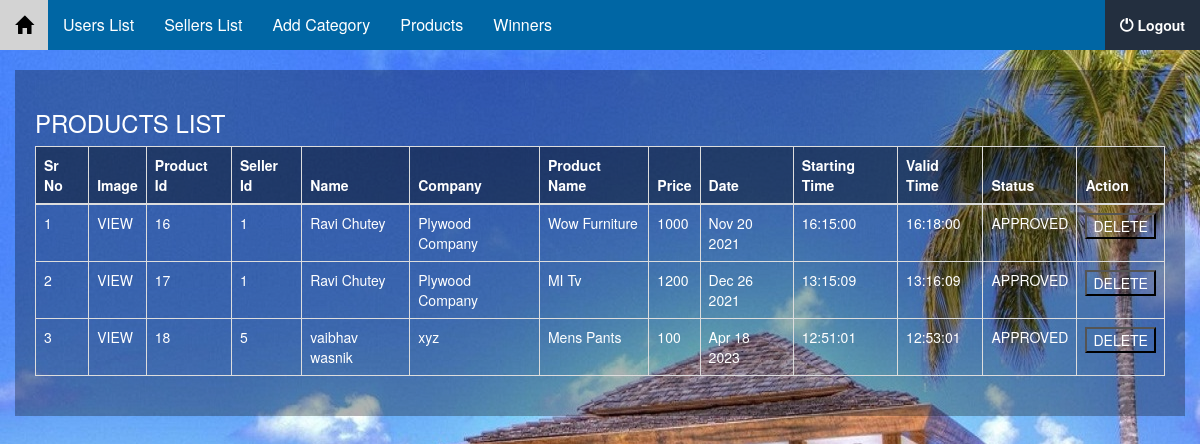
Screenshot of /admin/products.php (signed in) with the database file from the repository.
### tables this page shows
CREATE TABLE IF NOT EXISTS `tbl_products` (
  `product_id` int(11) NOT NULL AUTO_INCREMENT,
  `seller_id` int(11) NOT NULL,
  `name` varchar(55) NOT NULL,
  `company` varchar(55) NOT NULL,
  `category` varchar(55) NOT NULL,
  `pname` varchar(55) NOT NULL,
  `price` varchar(22) NOT NULL,
  `file` varchar(200) NOT NULL,
  `adate` varchar(22) NOT NULL,
  `start` varchar(22) NOT NULL,
  `valid` varchar(22) NOT NULL,
  `pstatus` varchar(22) NOT NULL,
  PRIMARY KEY (`product_id`)
);

### admin/products.php (the view, shortened to what this page needs)
<?php
include('../connect.php');
?>
<!DOCTYPE html>
<html lang="en">
<head>
  <link rel="stylesheet" href="https://maxcdn.bootstrapcdn.com/bootstrap/3.3.7/css/bootstrap.min.css">
</head>
<body>
   <?php
  include('menus.php');
  ?>
  <div class="container-fluid">
   <div class="table-responsive">
    <h3>PRODUCTS LIST</h3>
    <table class="table table-bordered">
      <thead>
        <tr>
          <th>Sr No</th>
          <th>Image</th>
          <th>Product Id</th>
          <th>Seller Id</th>
          <th>Name</th>
          <th>Company</th>
          <th>Product Name</th>
          <th>Price</th>
          <th>Date</th>
          <th>Starting Time</th>
          <th>Valid Time</th>
          <th>Status</th>
          <th>Action</th>
        </tr>
      </thead>
      <?php
      $select = mysqli_query($con,"SELECT * FROM tbl_products ");
      $counter = 1;
      while($row = mysqli_fetch_assoc($select)){
      ?>
        <tr>
          <td><?php echo $counter ?></td>
          <td>
            <a style="color:white;" href="<?php echo "../seller/products/".$row['file'] ?>">VIEW</a>
          </td>
          <td><?php echo $row['product_id'] ?></td>
          <td><?php echo $row['seller_id'] ?></td>
          <td><?php echo $row['name'] ?></td>
          <td><?php echo $row['company'] ?></td>
          <td><?php echo $row['pname'] ?></td>
          <td><?php echo $row['price'] ?></td>
          <td><?php echo $row['adate'] ?></td>
          <td><?php echo $row['start'] ?></td>
          <td><?php echo $row['valid'] ?></td>
          <td>
           <a style="color:white;" onclick="return confirm('Are you sure ?')" href="products?id=<?php echo $row['product_id'] ?>">
            <?php echo $row['pstatus'] ?>
           </a>
            </td>
          <td>
            <form method="post">
            <button style="background:none;" type="submit" name="btnhidpro">DELETE</button>
          </form>
          </td>
        </tr>
        <?php
        $counter++;
         }
        ?>
    </table>
  </div>
 </div>
<br><br>
</body>
</html>

### admin/products.php (style rules this page uses)
.table-responsive { background-color: rgba(0 , 0, 0 , 0.3);padding:20px;color:white; }
thead tr th { background-color: rgba(0 , 0, 0 , 0.4); }

### admin/menus.php (style rules this page uses)
body { background-image:url(../images/back.jpg); }

### rows the page displays
tbl_products: product_id "16", seller "1", name "Ravi Chutey", company "Plywood Company", pname "Wow Furniture", price "1000", adate "Nov 20 2021", start "16:15:00", valid "16:18:00", pstatus "APPROVED"
tbl_products: product_id "17", seller "1", name "Ravi Chutey", company "Plywood Company", pname "MI Tv", price "1200", adate "Dec 26 2021", start "13:15:09", valid "13:16:09", pstatus "APPROVED"
tbl_products: product_id "18", seller "5", name "vaibhav wasnik", company "xyz", pname "Mens Pants", price "100", adate "Apr 18 2023", start "12:51:01", valid "12:53:01", pstatus "APPROVED"
